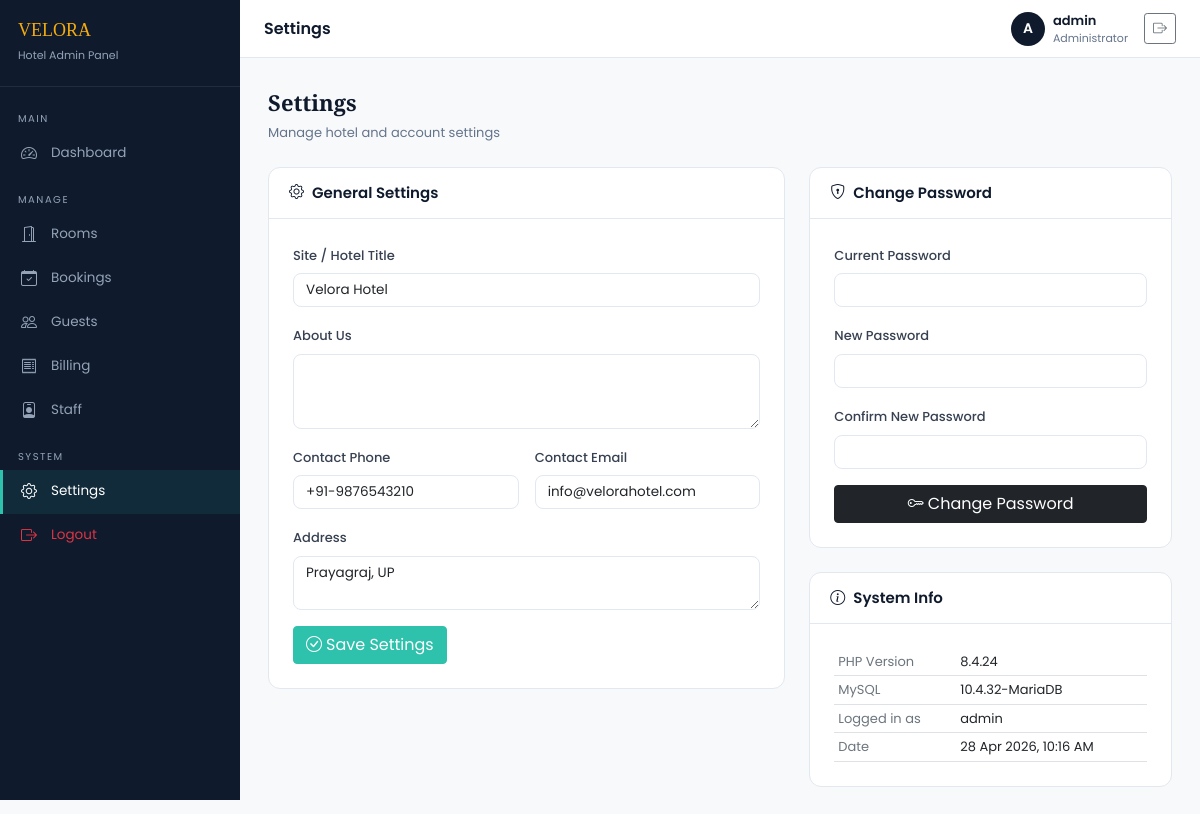
/admin/settings.php (signed in), run on the app's committed database.
### tables this page shows
CREATE TABLE IF NOT EXISTS setting (
  sr_no INT AUTO_INCREMENT PRIMARY KEY,
  site_title VARCHAR(100) DEFAULT 'Velora Hotel',
  site_about TEXT,
  site_phone VARCHAR(20),
  site_email VARCHAR(100),
  site_address TEXT
);

### admin/settings.php (the view, shortened to what this page needs)
<?php
require('include/db_config.php');
$settings = mysqli_fetch_assoc(mysqli_query($con, "SELECT * FROM setting WHERE sr_no=1"));
?>
<!DOCTYPE html>
<html lang="en">
<head>
  <?php require('include/links.php'); ?>
</head>
<body class="bg-light">
<?php require('include/header.php'); ?>
<div id="main-content">
  <div class="page-title h-font">Settings</div>
  <div class="page-subtitle">Manage hotel and account settings</div>
  <div class="row g-4">
    <div class="col-lg-7">
      <div class="section-card">
        <div class="section-header"><h5><i class="bi bi-gear me-2"></i>General Settings</h5></div>
        <div class="p-4">
          <form method="POST">
            <div class="row g-3">
              <div class="col-12">
                <label class="form-label">Site / Hotel Title</label>
                <input name="site_title" type="text" class="form-control" value="<?= htmlspecialchars($settings['site_title']??'') ?>">
              </div>
              <div class="col-12">
                <label class="form-label">About Us</label>
                <textarea name="site_about" class="form-control" rows="3"><?= htmlspecialchars($settings['site_about']??'') ?></textarea>
              </div>
              <div class="col-md-6">
                <label class="form-label">Contact Phone</label>
                <input name="site_phone" type="text" class="form-control" value="<?= htmlspecialchars($settings['site_phone']??'') ?>">
              </div>
              <div class="col-md-6">
                <label class="form-label">Contact Email</label>
                <input name="site_email" type="email" class="form-control" value="<?= htmlspecialchars($settings['site_email']??'') ?>">
              </div>
              <div class="col-12">
                <label class="form-label">Address</label>
                <textarea name="site_address" class="form-control" rows="2"><?= htmlspecialchars($settings['site_address']??'') ?></textarea>
              </div>
              <div class="col-12">
                <button type="submit" name="update_general" class="btn custom-bg text-white">
                  <i class="bi bi-check-circle me-1"></i>Save Settings
                </button>
              </div>
            </div>
          </form>
        </div>
      </div>
    </div>
    <div class="col-lg-5">
      <div class="section-card">
        <div class="section-header"><h5><i class="bi bi-shield-lock me-2"></i>Change Password</h5></div>
        <div class="p-4">
          <form method="POST">
            <div class="row g-3">
              <div class="col-12">
                <label class="form-label">Current Password</label>
                <input name="current_pass" type="password" class="form-control" required>
              </div>
              <div class="col-12">
                <label class="form-label">New Password</label>
                <input name="new_pass" type="password" class="form-control" required>
              </div>
              <div class="col-12">
                <label class="form-label">Confirm New Password</label>
                <input name="confirm_pass" type="password" class="form-control" required>
              </div>
              <div class="col-12">
                <button type="submit" name="change_password" class="btn btn-dark text-white w-100">
                  <i class="bi bi-key me-1"></i>Change Password
                </button>
              </div>
            </div>
          </form>
        </div>
      </div>
      <div class="section-card mt-4">
        <div class="section-header"><h5><i class="bi bi-info-circle me-2"></i>System Info</h5></div>
        <div class="p-4">
          <table class="table table-sm mb-0" style="font-size:13px;">
            <tr><td class="text-muted">PHP Version</td><td><?= phpversion() ?></td></tr>
            <tr><td class="text-muted">MySQL</td><td><?= mysqli_get_server_info($con) ?></td></tr>
            <tr><td class="text-muted">Logged in as</td><td><?= htmlspecialchars($_SESSION['adminName']??'Admin') ?></td></tr>
            <tr><td class="text-muted">Date</td><td><?= date('d M Y, h:i A') ?></td></tr>
          </table>
        </div>
      </div>
    </div>
  </div>
</div>
</body>
</html>

### admin/css/style.css (style rules this page uses)
:root { --primary-color: #0f1a2c; --secondary-color: #f6ac0f; --teal: #2ec1ac; --teal_hover: #279e8c; --text-light: #94a3b8; --white: #ffffff; --sidebar-width: 240px; }
* { font-family: "Poppins", sans-serif; }
.h-font { font-family: "Playfair Display", serif; }
.custom-bg { background-color: var(--teal); border: 1px solid var(--teal); transition: all 0.3s ease; }
#main-content { margin-left: var(--sidebar-width); margin-top: 58px; padding: 28px; min-height: calc(100vh - 58px); }
.section-card { background: #fff; border-radius: 12px; border: 1px solid #e2e8f0; overflow: hidden; }
.section-card .section-header { padding: 16px 20px; border-bottom: 1px solid #e2e8f0; display: flex; align-items: center; justify-content: space-between; }
.section-card .section-header h5 { margin: 0; font-size: 15px; font-weight: 600; color: var(--primary-color); }
.form-label { font-size: 13px; font-weight: 500; color: #374151; }
.form-control, .form-select { font-size: 13.5px; border-color: #e2e8f0; border-radius: 8px; }
.page-title { font-size: 22px; font-weight: 700; color: var(--primary-color); margin-bottom: 4px; }
.page-subtitle { font-size: 13px; color: #64748b; margin-bottom: 24px; }

### data on the page
setting: site_title "Velora Hotel", site_phone "+91-9876543210", site_email "info@velorahotel.com", site_address "Prayagraj, UP"

### other printed values
$t[$current] "Settings"
$_SESSION['adminName'] "admin"
phpversion() "8.4.24"
mysqli_get_server_info($con) "10.4.32-MariaDB"
